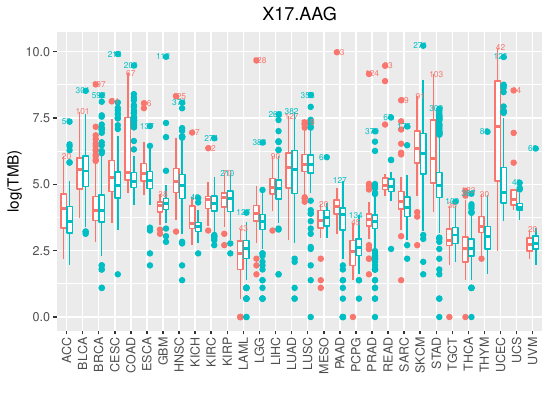

This chart was generated by the following R code:
#setwd("/path/to/VAEN/Figure/Figure6")
library("RColorBrewer")
library(reshape2)
library(gplots)
library(ggplot2)

give.n <- function(x){
   return(c(y = max(x) , label = length(x)))
}

##########################################################################################
drug.ccle = read.table(file="../../result.EN/dr.CCLE/VAEN_CCLE.A.pred_TCGA.txt", header=T, as.is=T, sep="\t")
colnames(drug.ccle)[3:ncol(drug.ccle)] -> drugs
cancer.types = unique(drug.ccle[,2])
sample.type = substr(drug.ccle[,1], 14, 15)
ss = gsub("\\.", "-", drug.ccle[,1])
drug.ccle[,1] = ss

cancer.drug.ccle = c()
for(ct in 1:length(cancer.types)){
	cancer = cancer.types[ct]
	
	type.code = "01"
	if(cancer == "LAML"){ type.code = "03" }
	if(cancer == "SKCM"){ type.code = "06" }
	
	blca.ccle = drug.ccle[which(drug.ccle[,2] == cancer & sample.type == type.code), ]
	cancer.drug.ccle = rbind(cancer.drug.ccle, blca.ccle)
}
drug.ccle = cancer.drug.ccle
##########################################################################################

pdf("6CD.pdf", width=5.5, height=4)
for(kdrug in 1:length(drugs)){
	dat4plot = c()
	for(ct in 1:length(cancer.types)){
		cancer = cancer.types[ct]
		cancer = cancer.types[ct]
		blca.ccle = drug.ccle[which(drug.ccle[,2] == cancer), ]
		
		
		if(cancer == "LAML"){
			fn = paste("../../MC3/LAML_wustl", sep="")
		} else {
			fn = paste("../../MC3/",cancer,"_mc3.txt", sep="")
		}
		mut.mat = read.delim(fn, as.is=T)
		
		fixed.ss = intersect(blca.ccle[,1], mut.mat[,1] )
		if(length(fixed.ss) < 50){
			next
		}
		
		tapply(mut.mat[,1], mut.mat[,1], length) -> sample2gene.length
		sample2gene.length = sample2gene.length[fixed.ss]
		sample2gene.length[which(is.na(sample2gene.length))] = 0
		names(sample2gene.length) = fixed.ss
	
		blca.ccle = drug.ccle[match(fixed.ss, drug.ccle[,1]),]
		apply(blca.ccle[, 3:ncol(blca.ccle)], 2, as.numeric) -> new.ccle
		
		sample2gene.length.log = log(sample2gene.length)
		
		which(new.ccle[, kdrug] > quantile(new.ccle[, kdrug], probs=.75)) -> ii
		dat4plot = rbind(dat4plot, cbind(cancer, drug=colnames(new.ccle)[kdrug], group = 0, value=sample2gene.length.log[ii] ) )
		dat4plot = rbind(dat4plot, cbind(cancer, drug=colnames(new.ccle)[kdrug], group = 1, value=sample2gene.length.log[-ii]  ) )
	}
	dat4plot = dat4plot[!is.na(dat4plot[,4]), ]
	dat4plot = as.data.frame(dat4plot)
	dat4plot[,4] = as.numeric(as.character(dat4plot[,4]))
	
	p = ggplot(dat4plot, aes(x=cancer, y=value, color=group)) + geom_boxplot( aes(color = group)) + 
		theme(axis.text.x = element_text(angle = 90, vjust = 0.5, hjus=1), plot.title = element_text(hjust = 0.5) ) + ggtitle(drugs[kdrug]) + theme(legend.position="none") + 
		ylab("log(TMB)") + xlab("") +
		stat_summary(fun.data = give.n, geom = "text", size=2)
	print(p)	
}

p = ggplot(dat4plot, aes(x=cancer, y=value, fill=group)) + geom_boxplot( aes(color = group)) 
print(p)	
dev.off()

